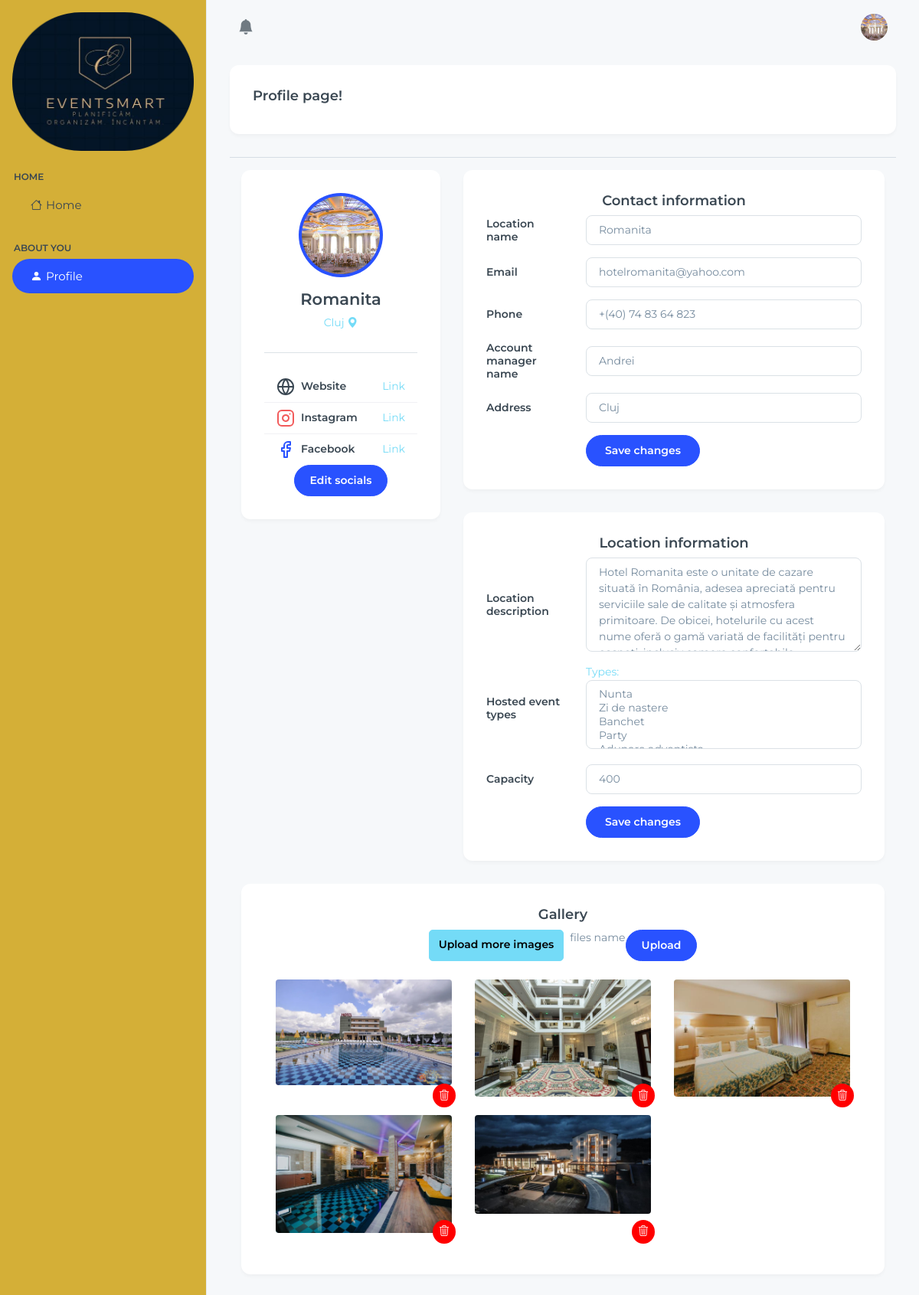
The page /personal_profile/ (signed in) on the database as committed earlier.
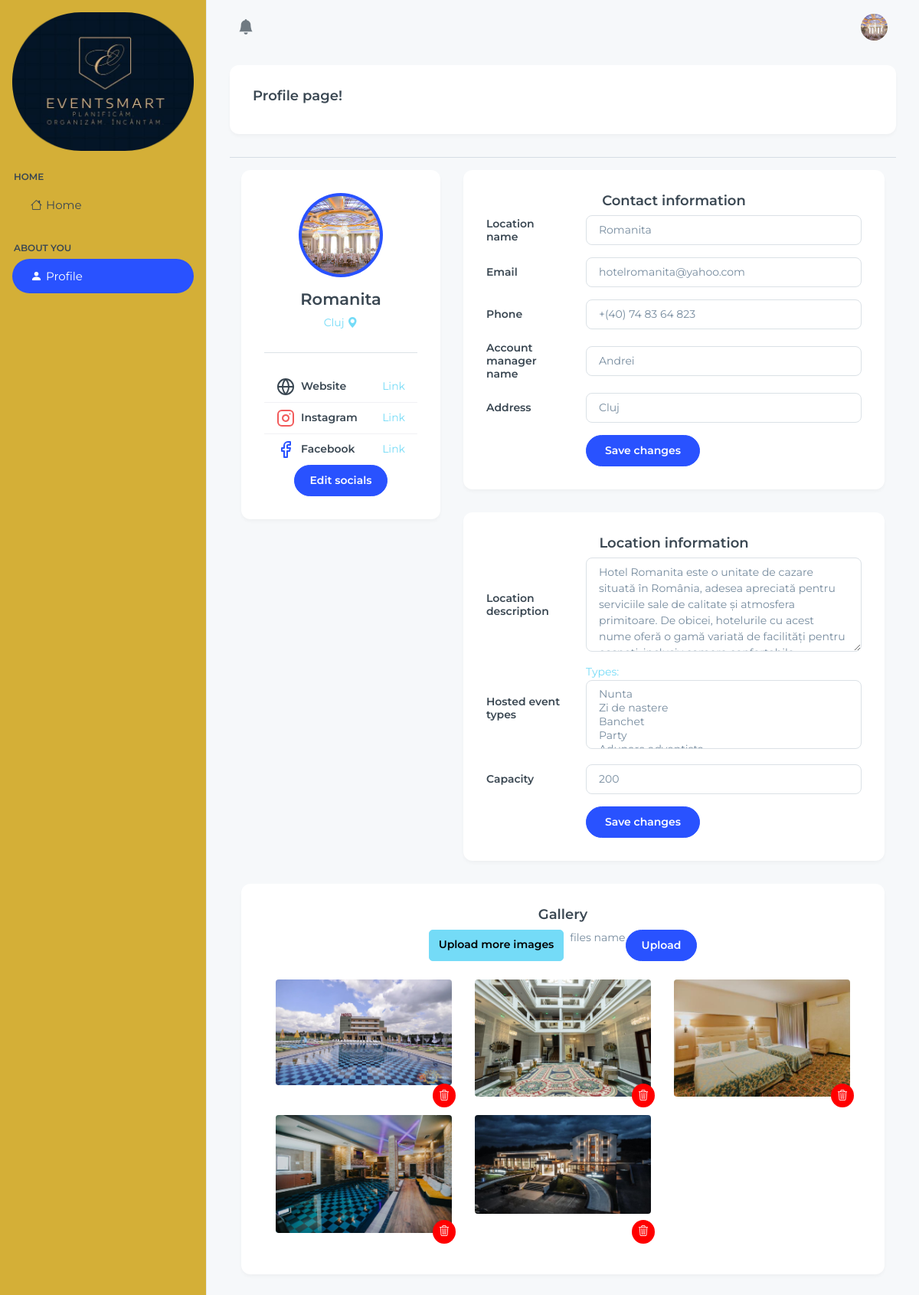
The same page on the database as committed later.
### base/models.py (models this page shows, shortened)
class Location(models.Model):
    owner = models.ForeignKey(User, on_delete=models.SET_NULL, null=True)
    name = models.CharField(max_length=100)
    description = models.TextField(null=True, blank=True)
    gallery = models.ImageField(upload_to='images/', null=True, blank=True)
    location = models.TextField(max_length=30)
    types = models.ManyToManyField(Type, blank=True)
    seats_numbers = models.IntegerField(null=True, blank=True)
    created_at = models.DateTimeField(auto_now_add=True)
    cost = models.DecimalField(max_digits=12, decimal_places=2,default=3000)
    number = models.CharField(max_length=20, default="+(40) 74 83 64 823")

### base/decorators.py (the view)
    def wrapper(request, *args, **kwargs):
        profile = request.user.profile_set.first()
        if request.user.is_authenticated and profile:
            if profile.user_type == 'staff':
                return view_func(request, *args, **kwargs)
        messages.error(request, "Acces denied: You must have a staff account in order to acces this part of the site.")
        return redirect(request.META.get('HTTP_REFERER', '/'))

### base/forms.py
class LocationEventTypesForm(forms.ModelForm):
    types = forms.ModelMultipleChoiceField(
        queryset=Type.objects.all(),
        widget=forms.SelectMultiple,
        required=False
    )
    class Meta:
        model = Location
        fields = ['types']
    def __init__(self, *args, **kwargs):
        super().__init__(*args, **kwargs)
        for field_name, field in self.fields.items():
            field.widget.attrs.update({'class': 'form-control'})

### base/context_processors.py (called while the page is built)
def media_url(request):
    return {
        'MEDIA_URL': settings.MEDIA_URL
    }

### base/models.py (called while the page is built)
    def __str__(self):
        return self.name

### base/templates/base/personal_profile.html (shortened to what the changed rows need)
{% extends 'main.html' %}
{% block content %}
<div class="page-wrapper" id="main-wrapper" data-layout="vertical" data-navbarbg="skin6" data-sidebartype="full"
  data-sidebar-position="fixed" data-header-position="fixed">
  <div class="body-wrapper">
    <div class="container-fluid">
      <div class="col-lg-12">
        <div class="card card-hover">
          <div class="card-body">
            <h1 class="card-title d-flex align-items-center">
              Profile page!
            </h1>
          </div>
        </div>
      </div>
      <div class="container">
        <div class="main-body">
          <div class="row">
            <div class="col-lg-4">
              <div class="card">
                <div class="card-body">
                  <div class="d-flex flex-column align-items-center text-center">
                    <img src="{{ MEDIA_URL }}{{ location_data.gallery }}" style="object-fit: cover;" alt="{{location_owned.name}}" class="rounded-circle p-1 bg-primary" height="110" width="110">
                    <div class="mt-3">
                      <h4>{{ request.user.location_set.all.0.name }}</h4>
                      <a href="https://www.google.com/maps/place/Hotel+Romanita/@47.6298036,23.494525,17z/data=!3m1!4b1!4m9!3m8!1s0x4737de659d3fab5f:0xbee0e6c2ca827dda!5m2!4m1!1i2!8m2!3d47.6298!4d23.4970999!16s%2Fg%2F1tj_3_zt?entry=ttu&g_ep=EgoyMDI1MDIwNS4xIKXMDSoASAFQAw%3D%3D" target="_blank"><p class="text-secondary mb-1">{{ request.user.location_set.all.0.location }}  <i class="bi bi-geo-alt-fill"></i></p></a>
                    </div>
                  </div>
                </div>
              </div>
            </div>
            <div class="col-lg-8">
              <div class="card">
                <form action="" method="post" enctype="multipart/form-data">
                <div class="card-body">
                  <h1 class="card-title text-center">Contact information</h1>
                  <div class="row mb-3 align-items-center">
                    <div class="col-sm-9 text-secondary">
                      <input type="text" name="name" class="form-control" value="{{ location_data.name }}">
                    </div>
                  </div>
                  <div class="row mb-3 align-items-center">
                    <div class="col-sm-9 text-secondary">
                      <input type="text" name="number" class="form-control" value="{{ location_data.number }}">
                    </div>
                  </div>
                  <div class="row mb-3 align-items-center">
                    <div class="col-sm-9 text-secondary">
                      <input type="text" name="adress" class="form-control" value="{{ location_data.location }}">
                    </div>
                  </div>
                </div>
                </form>
              </div>
              <div class="row">
              <div class="col-lg-12">
                <div class="card">
                <form action="" method="post" enctype="multipart/form-data">
                  <div class="card-body">
                    <h1 class="card-title text-center">Location information</h1>
                    <div class="row mb-3 align-items-center">
                      <div class="col-sm-9 text-secondary">
                        <textarea class="form-control" name="description" rows="5" cols="50" id="">{{ location_data.description }}</textarea>
                      </div>
                    </div>
                    <div class="row mb-3 align-items-center">
                      <div class="col-sm-9 text-secondary">
                        <input type="number" name="number" class="form-control" value="{{ location_data.seats_numbers }}">
                      </div>
                    </div>
                  </div>
                </form>
                </div>
              </div>
            </div>
            </div>
            <div class="col-lg-12">
                <div class="card">
                  <div class="card-body">
                    <h1 class="card-title text-center">Gallery</h1>
                  </div>
                </div>
            </div>
          </div>
        </div>
      </div>
    </div>
  </div>
</div>
{% endblock %}

Rows that differ between the two databases and show on the page:
changed Location "Romanita": number "400" → "200"
